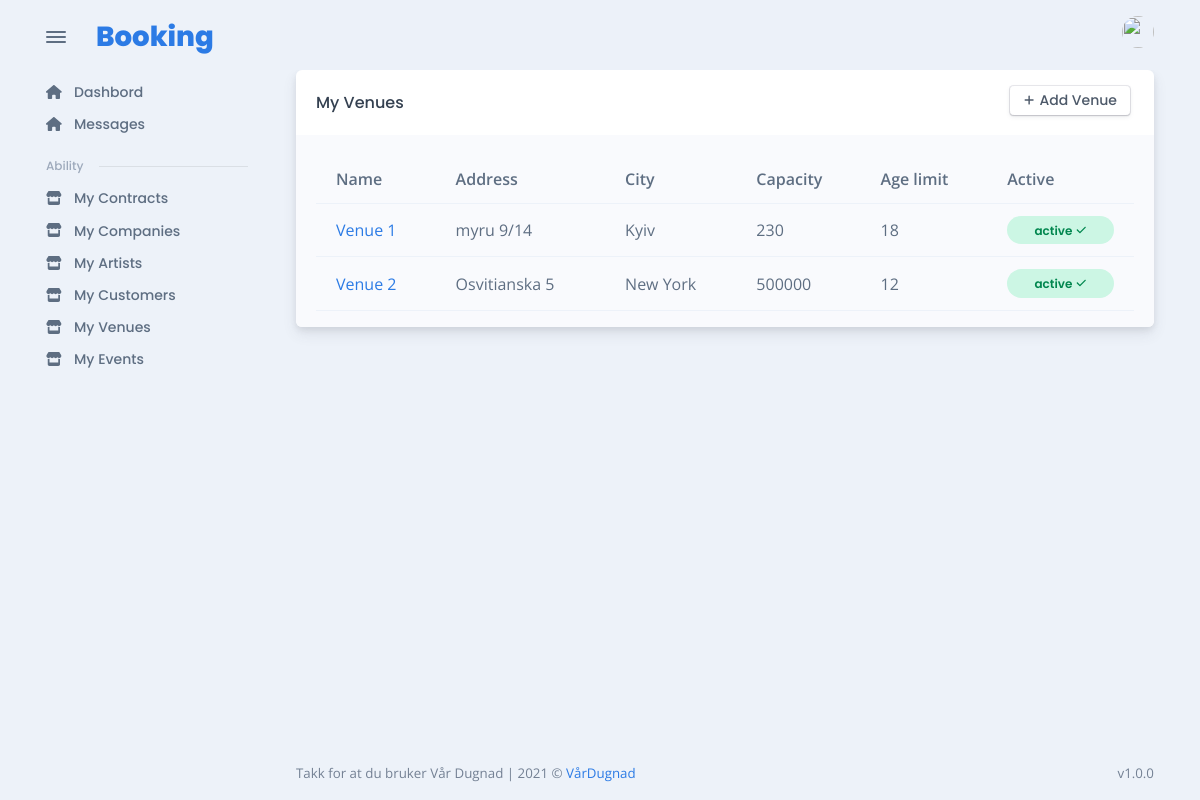
/venue/ (signed in), run on the app's committed database.
### venue/models.py (models this page shows, shortened)
class VenueAccess(models.Model):
    venue = models.ForeignKey(
        Venue, verbose_name="venue_access", on_delete=models.CASCADE
    )
    access = models.ForeignKey(User, verbose_name=("access"), on_delete=models.CASCADE)
    admin = models.BooleanField(default=False)
    class Meta:
        unique_together = (
            "venue",
            "access",
        )

class Venue(models.Model):
    name = models.CharField("Name", max_length=255)
    address = models.CharField("Address", max_length=255)
    zip_code = models.CharField("Zip Code", max_length=255)
    city = models.CharField("City", max_length=255)
    phone = models.CharField("Phone", max_length=255)
    email = models.EmailField("Email", max_length=255)
    capacity = models.CharField("Capacity", max_length=255)
    opening = models.TimeField(("Opening Time"), auto_now=False, auto_now_add=False)
    closing = models.TimeField(("Closing Time"), auto_now=False, auto_now_add=False)
    age_limit = models.IntegerField(("Age Limit"))
    comment = models.TextField(("Comment"), blank=True)
    equipment = models.TextField(("Equipment"), blank=True)
    POWER_CHOICES = (
        ("32 Amp Blå", "32 Amp Blå"),
        ("32 Amp rød", "32 Amp rød"),
        ("63 Amp Blå", "63 Amp Blå"),
        ("63 Amp rød", "63 Amp rød"),
    )
    power = MultiSelectField(choices=POWER_CHOICES)
    active = models.BooleanField(default=True)

### venue/views.py (the view)
# urls.py: path("", MyVenueListView.as_view(), name="get_my_venues"),
class MyVenueListView(LoginRequiredMixin, ListView):
    model = VenueAccess
    template_name = "venue/my_venue_list.html"
    context_object_name = "venue_access"
    def get_queryset(self):
        return handle_venue.get_customers_for_user(self.request.user)
    def dispatch(self, *args, **kwargs):
        dispatch_method = super(MyVenueListView, self).dispatch
        if not (
            self.request.user.is_staff
            or VenueAccess.objects.filter(access=self.request.user)
        ):
            raise PermissionDenied
        return dispatch_method(*args, **kwargs)
    def get_context_data(self, **kwargs):
        context = super().get_context_data(**kwargs)
        context["has_perm"] = self.request.user.is_staff
        return context

### artist/templatetags/artist_tags.py (called while the page is built)
@register.filter
def has_access_to_artist(user):
    return ArtistAccess.objects.filter(access=user)

### customer/templatetags/customer_tags.py (called while the page is built)
@register.filter
def has_access_to_customer(user):
    return CustomerAccess.objects.filter(access=user)

@register.filter
def user_has_customer_or_can_create_contract(user):
    return CustomerAccess.objects.filter(access=user, admin=True)

### event/templatetags/event_tags.py (called while the page is built)
@register.filter
def has_access_to_event(user):
    return EventTeam.objects.filter(user = user)

### users/models.py (called while the page is built)
    @property
    def is_staff(self):
        return self.staff

### venue/services/handle_venue.py (called while the page is built)
def get_customers_for_user(user):
    return VenueAccess.objects.filter(access=user)

### venue/templatetags/venue_tags.py (called while the page is built)
@register.filter
def has_access_to_venue(user):
    return VenueAccess.objects.filter(access=user)

### templates/venue/my_venue_list.html (shortened to what this page needs)
{% extends 'base/auth_base.html' %}
{% load static %}
{% load widget_tweaks %}
{% load artist_tags %}
{% block content %}
<div class="card">
  <div class="card-header">
    <div class="row flex-between-center">
      <div class="col-4 col-sm-auto d-flex align-items-center pe-0">
        <h5 class="fs-0 mb-0 text-nowrap py-2 py-xl-0">My Venues</h5>
      </div>
      {% if has_perm %}
      <div class="col-8 col-sm-auto text-end ps-2">
        <a href="{% url 'add_new_venue' %}" class="btn btn-falcon-default btn-sm me-1 mb-1">
          <span class="fas fa-plus me-1" data-fa-transform="shrink-3"></span>Add Venue
        </a>
      </div>
      {% endif %}
    </div>
  </div>
  <div class="card-body bg-light pb-0">
    <div class="table-responsive scrollbar">
      {% if venue_access|length %}
        <table class="table table-hover table-striped overflow-hidden">
            <thead>
              <tr>
                <th scope="col">Name</th>
                <th scope="col">Address</th>
                <th scope="col">City</th>
                <th scope="col">Capacity</th>
                <th scope="col">Age limit</th>
                <th scope="col">Active</th>
              </tr>
            </thead>
            <tbody>
              {% for access in venue_access %}
                <tr class="align-middle mb-10" id="table_row">
                  <td class="text-nowrap">
                    <div class="d-flex align-items-center">
                      <div class=""><a href="{% url 'get_venue_details' access.venue.id %}">{{access.venue.name}}</a></div>
                  </td>
                  <td class="text-nowrap"> {{access.venue.address}} </td>
                  <td class="text-nowrap"> {{access.venue.city}} </td>
                  <td class="text-nowrap"> {{access.venue.capacity}} </td>
                  <td class="text-nowrap"> {{access.venue.age_limit}} </td>
                  {% if access.venue.active %}
                    <td><span class="badge badge rounded-pill d-block p-2 badge-soft-success">active<span class="ms-1 fas fa-check" data-fa-transform="shrink-2"></span></span></td>
                  {% else %}
                    <td><span class="badge badge rounded-pill d-block p-2 badge-soft-danger">not active<span class="ms-1 fas fa-times" data-fa-transform="shrink-2"></span></span></td>
                  {% endif %}
                </tr>
              {% endfor %}
            </tbody>
          </table>
          {% else %}
            {% if has_perm %}
              <p>There is no venue yet, try to add some</p>
            {% else %}
              <p>There is no venue yet and you are not allowed to add some</p>
            {% endif %}
          {% endif %}
    </div>
  </div>
  </div>
{% endblock %}

### data on the page
VenueAccess: venue.name "Venue 1", venue.address "myru 9/14", venue.city "Kyiv", venue.capacity "230", venue.age_limit "18", shows "active"
VenueAccess: venue.name "Venue 2", venue.address "Osvitianska 5", venue.city "New York", venue.capacity "500000", venue.age_limit "12", shows "active"
